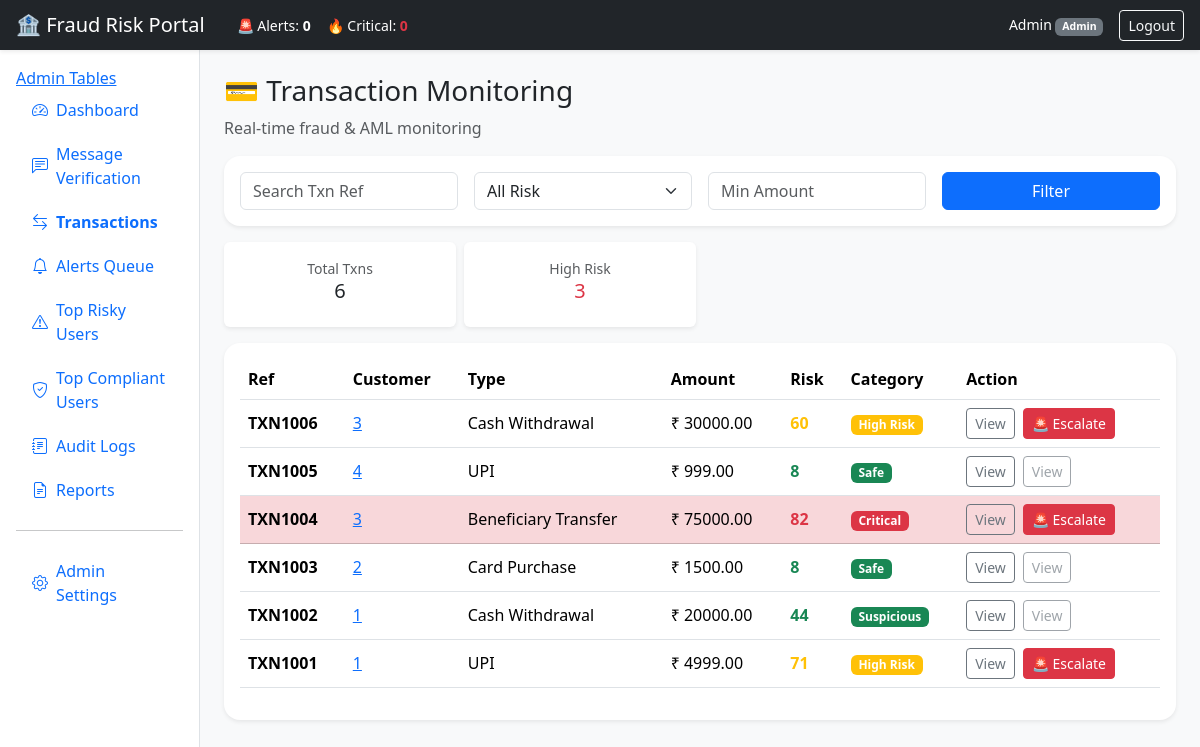
The app's page /transactions (signed in) with its own data.
### app/models.py (models this page shows, shortened)
class User(db.Model, UserMixin):
    id = db.Column(db.Integer, primary_key=True)
    username = db.Column(db.String(80), unique=True, nullable=False)
    full_name = db.Column(db.String(120), nullable=False)
    role = db.Column(db.String(40), nullable=False, default=ROLE_BANKER)
    password_hash = db.Column(db.String(255), nullable=False)
    active = db.Column(db.Boolean, default=True)

class Transaction(db.Model):
    id = db.Column(db.Integer, primary_key=True)
    customer_id = db.Column(db.Integer, db.ForeignKey("customer.id"), nullable=True)
    txn_ref = db.Column(db.String(30), unique=True, nullable=False)
    txn_type = db.Column(db.String(40), nullable=False)
    amount = db.Column(db.Float, nullable=False)
    beneficiary = db.Column(db.String(120), nullable=True)
    beneficiary_risk = db.Column(db.Integer, default=0)
    hour_of_day = db.Column(db.Integer, default=12)
    geo_mismatch = db.Column(db.Integer, default=0)
    scam_message_minutes = db.Column(db.Integer, default=9999)
    repeated_small_txn = db.Column(db.Integer, default=0)
    international_flag = db.Column(db.Integer, default=0)
    cash_withdrawal = db.Column(db.Integer, default=0)
    created_at = db.Column(db.DateTime, default=datetime.utcnow)

class TransactionPrediction(db.Model):
    id = db.Column(db.Integer, primary_key=True)
    transaction_id = db.Column(db.Integer, db.ForeignKey("transaction.id"), nullable=False)
    fraud_probability = db.Column(db.Float, nullable=False)
    risk_score = db.Column(db.Integer, nullable=False)
    risk_category = db.Column(db.String(30), nullable=False)
    reasons_json = db.Column(db.Text, nullable=False)
    anomaly_score = db.Column(db.Float, default=0.0)
    model_probability = db.Column(db.Float, default=0.0)

### app/routes/main.py (the view, shortened to what this page needs)
@main_bp.route("/transactions")
@login_required
def transaction_monitor():
    search = request.args.get("search", "").strip()
    risk = request.args.get("risk", "").strip()
    min_amount = request.args.get("min_amount", "").strip()
    query = Transaction.query
    preds = {p.transaction_id: p for p in TransactionPrediction.query.all()}
    if search:
        query = query.filter(Transaction.txn_ref.ilike(f"%{search}%"))
    if min_amount:
        try:
            query = query.filter(Transaction.amount >= float(min_amount))
        except ValueError:
            pass
    txns = query.order_by(Transaction.created_at.desc()).all()
    high_risk_count = 0
    for t in txns:
        p = preds.get(t.id)
        if p and p.risk_category in ["High", "High Risk", "Critical"]:
            high_risk_count += 1
    return render_template(
        "transaction_monitor.html",
        txns=txns,
        preds=preds,
        high_risk_count=high_risk_count
    )

### app/models.py (called while the page is built)
@login_manager.user_loader
def load_user(user_id):
    return db.session.get(User, int(user_id))

### app/routes/main.py (called while the page is built)
@main_bp.app_context_processor
def inject_stats():
    stats = {
        "total": MessagePrediction.query.count(),
        "fraud": MessagePrediction.query.filter(MessagePrediction.risk_score >= 50).count(),
        "legit": MessagePrediction.query.filter(MessagePrediction.risk_score < 50).count(),
    }
    return dict(stats=stats)

### templates/transaction_monitor.html (shortened to what this page needs)
{% extends "base.html" %}
{% block content %}
<h3 class="mb-2">💳 Transaction Monitoring</h3>
<p class="text-muted">Real-time fraud & AML monitoring</p>
<form method="get" action="{{ url_for('main.transaction_monitor') }}">
  <div class="card shadow-sm rounded-4 mb-3">
    <div class="card-body">
      <div class="row g-3 align-items-center">
        <div class="col-md-3">
          <input
            type="text"
            name="search"
            class="form-control"
            placeholder="Search Txn Ref"
            value="{{ request.args.get('search', '') }}"
          >
        </div>
        <div class="col-md-3">
          <select class="form-select" name="risk">
            <option value="">All Risk</option>
          </select>
        </div>
        <div class="col-md-3">
          <input
            type="number"
            name="min_amount"
            class="form-control"
            placeholder="Min Amount"
            value="{{ request.args.get('min_amount', '') }}"
          >
        </div>
        <div class="col-md-3">
          <button type="submit" class="btn btn-primary w-100">Filter</button>
        </div>
      </div>
    </div>
  </div>
</form>
<div class="row g-2 mb-3">
  <div class="col-md-3">
    <div class="card text-center shadow-sm">
      <div class="card-body">
        <div class="small text-muted">Total Txns</div>
        <div class="h5">{{ txns|length }}</div>
      </div>
    </div>
  </div>
  <div class="col-md-3">
    <div class="card text-center shadow-sm">
      <div class="card-body">
        <div class="small text-muted">High Risk</div>
        <div class="h5 text-danger">{{ high_risk_count }}</div>
      </div>
    </div>
  </div>
</div>
<div class="card shadow-sm rounded-4">
  <div class="card-body">
    <div class="table-responsive">
      <table class="table align-middle">
        <thead>
          <tr>
            <th>Ref</th>
            <th>Customer</th>
            <th>Type</th>
            <th>Amount</th>
            <th>Risk</th>
            <th>Category</th>
            <th>Action</th>
          </tr>
        </thead>
        <tbody>
        {% for t in txns %}
          {% set p = preds.get(t.id) %}
          <tr class="{% if p and p.risk_category == 'Critical' %}table-danger{% endif %}">
            <td class="fw-bold">{{ t.txn_ref }}</td>
            <td>
              {% if t.customer_id %}
                <a href="{{ url_for('main.customer_profile', customer_id=t.customer_id) }}">
                  {{ t.customer_id }}
                </a>
              {% else %}
                -
              {% endif %}
            </td>
            <td>{{ t.txn_type }}</td>
            <td>
              <span class="{% if t.amount > 100000 %}text-danger fw-bold{% endif %}">
                ₹ {{ "%.2f"|format(t.amount) }}
              </span>
            </td>
            <td>
              {% if p %}
                <span class="fw-bold
                  {% if p.risk_score > 80 %}text-danger
                  {% elif p.risk_score > 50 %}text-warning
                  {% else %}text-success{% endif %}">
                  {{ p.risk_score }}
                </span>
              {% else %}
                -
              {% endif %}
            </td>
            <td>
              {% if p %}
                <span class="badge
                  {% if p.risk_category == 'Critical' %}bg-danger
                  {% elif p.risk_category in ['High Risk', 'High'] %}bg-warning
                  {% else %}bg-success{% endif %}">
                  {{ p.risk_category }}
                </span>
              {% else %}
                -
              {% endif %}
            </td>
            <td>
              <div class="d-flex gap-2 flex-wrap">
                <a class="btn btn-sm btn-outline-secondary" href="{{ url_for('main.transaction_view', txn_id=t.id) }}">
                  View
                </a>
                {% if p and p.risk_category in ['High', 'High Risk', 'Critical'] %}
                  <form method="post" action="{{ url_for('main.create_alert_from_transaction', transaction_id=t.id) }}">
                    <button type="submit" class="btn btn-sm btn-danger">🚨 Escalate</button>
                  </form>
                {% else %}
                  <button type="button" class="btn btn-sm btn-outline-secondary" disabled>View</button>
                {% endif %}
              </div>
            </td>
          </tr>
        {% endfor %}
        </tbody>
      </table>
    </div>
  </div>
</div>
{% endblock %}

### templates/base.html (shortened to what this page needs)
<!doctype html>
<html lang="en">
<head>
  <link href="https://cdn.jsdelivr.net/npm/bootstrap@5.3.3/dist/css/bootstrap.min.css" rel="stylesheet">
  <link href="https://cdn.jsdelivr.net/npm/bootstrap-icons@1.11.3/font/bootstrap-icons.css" rel="stylesheet">
  <link rel="stylesheet" href="{{ url_for('static', filename='css/style.css') }}">
</head>
<body class="bg-light">
<nav class="navbar navbar-dark bg-dark shadow-sm px-3">
  <div class="d-flex align-items-center gap-3">
    <span class="navbar-brand mb-0 h5">🏦 Fraud Risk Portal</span>
    <div class="d-none d-md-flex gap-3 text-white small">
      <span>🚨 Alerts: <b>{{ stats.open_alerts or 0 }}</b></span>
      <span>🔥 Critical: <b class="text-danger">{{ stats.critical_alerts or 0 }}</b></span>
    </div>
  </div>
  <div class="d-flex align-items-center gap-3 text-white">
    {% if current_user.is_authenticated %}
      <span class="small">
        {{ current_user.full_name }}
        <span class="badge bg-secondary">{{ current_user.role }}</span>
      </span>
      <a class="btn btn-outline-light btn-sm" href="{{ url_for('auth.logout') }}">Logout</a>
    {% endif %}
  </div>
</nav>
<div class="container-fluid">
  <div class="row">
    <aside class="col-lg-2 bg-white border-end min-vh-100 p-3">
    <a href="{{ url_for('admin.list_tables') }}">Admin Tables</a>
      <div class="nav flex-column gap-1">
        {% macro nav_item(endpoint, icon, label) %}
          <a class="nav-link d-flex align-items-center gap-2
            {% if request.endpoint == endpoint %}active fw-bold text-primary{% endif %}"
            href="{{ url_for(endpoint) }}">
            <i class="bi {{ icon }}"></i> {{ label }}
          </a>
        {% endmacro %}
        {{ nav_item('main.dashboard', 'bi-speedometer2', 'Dashboard') }}
        {{ nav_item('main.message_verify', 'bi-chat-left-text', 'Message Verification') }}
        {{ nav_item('main.transaction_monitor', 'bi-arrow-left-right', 'Transactions') }}
        {{ nav_item('main.alerts_queue', 'bi-bell', 'Alerts Queue') }}
        {{ nav_item('main.top_risky', 'bi-exclamation-triangle', 'Top Risky Users') }}
        {{ nav_item('main.top_compliant', 'bi-shield-check', 'Top Compliant Users') }}
        {{ nav_item('main.audit_logs', 'bi-journal-text', 'Audit Logs') }}
        {{ nav_item('main.reports_page', 'bi-file-earmark-text', 'Reports') }}
        {% if current_user.role == "Admin" %}
          <hr>
          {{ nav_item('main.admin_settings', 'bi-gear', 'Admin Settings') }}
        {% endif %}
      </div>
    </aside>
    <main class="col-lg-10 p-4">
      {% block content %}{% endblock %}
    </main>
  </div>
</div>
</body>
</html>

### static/css/style.css (style rules this page uses)
:root { --navy: #0b1f3a; --accent: #1d4ed8; --soft: #f4f7fb; }
.card { border: 0; }
.table td, .table th { vertical-align: middle; }

### records on screen
User: full_name "Admin", role "Admin"
Transaction: txn_ref "TXN1006", customer_id "3", txn_type "Cash Withdrawal", amount "30000.00"
TransactionPrediction: risk_score "60", risk_category "High Risk"
Transaction: txn_ref "TXN1005", customer_id "4", txn_type "UPI", amount "999.00", shows "View"
TransactionPrediction: risk_score "8", risk_category "Safe"
Transaction: txn_ref "TXN1004", customer_id "3", txn_type "Beneficiary Transfer", amount "75000.00"
TransactionPrediction: risk_score "82", risk_category "Critical"
Transaction: txn_ref "TXN1003", customer_id "2", txn_type "Card Purchase", amount "1500.00", shows "View"
TransactionPrediction: risk_score "8", risk_category "Safe"
Transaction: txn_ref "TXN1002", customer_id "1", txn_type "Cash Withdrawal", amount "20000.00", shows "View"
TransactionPrediction: risk_score "44", risk_category "Suspicious"
Transaction: txn_ref "TXN1001", customer_id "1", txn_type "UPI", amount "4999.00"
TransactionPrediction: risk_score "71", risk_category "High Risk"

### other values on screen
{{ stats.open_alerts or 0 }} "0"
{{ stats.critical_alerts or 0 }} "0"
{{ label }} "Dashboard Message Verification Transactions Alerts Queue Top Risky Users Top Compliant Users Audit Logs Reports Admin Settings"
{{ txns|length }} "6"
{{ high_risk_count }} "3"
